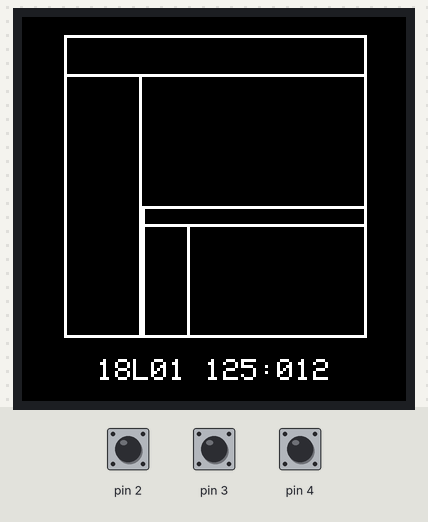
Recording of a sketch running on a simulated Arduino Uno, built with avr-gcc and run on an emulated ATmega328P. Shown: 128×128 colour display. Inputs (shaded band) come from the test bench; at power-on: pin 2 HIGH, pin 3 HIGH, pin 4 HIGH.

Above: at 1.05 s.
1.4 s: pin 2 pulled LOW for 0.15 s
At 1.98 s:
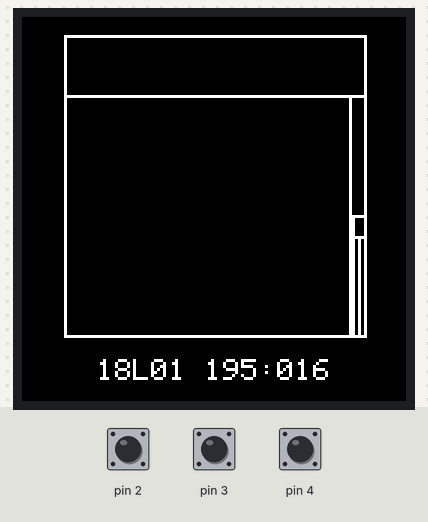
2.1 s: pin 3 pulled LOW for 0.15 s
2.8 s: pin 4 pulled LOW for 0.15 s
At 2.82 s:
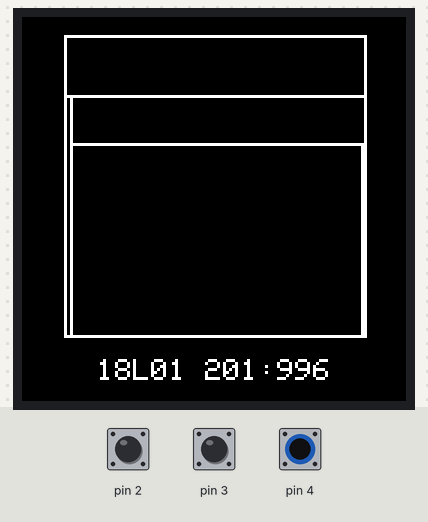
3.5 s: pin 2 pulled LOW for 1 s
At 3.96 s:
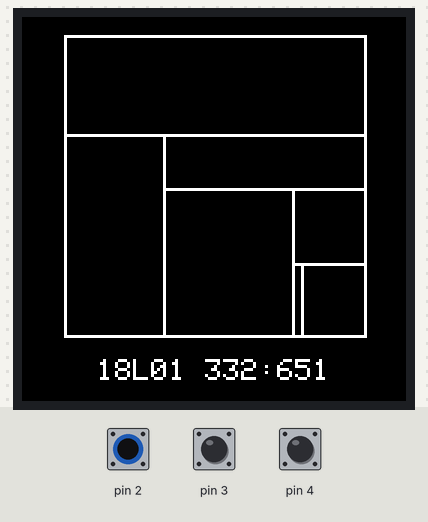
5.1 s: pin 3 pulled LOW for 1 s
At 5.19 s:
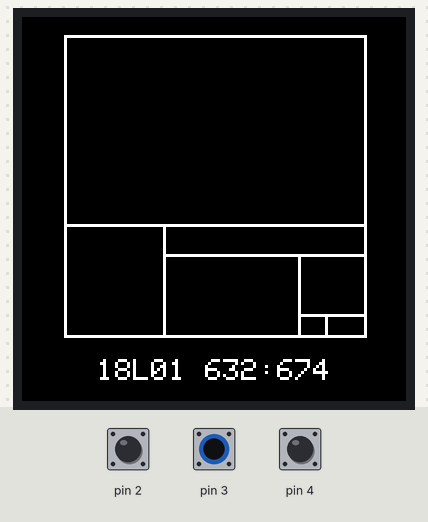
6.7 s: pin 4 pulled LOW for 1 s
At 7.16 s:
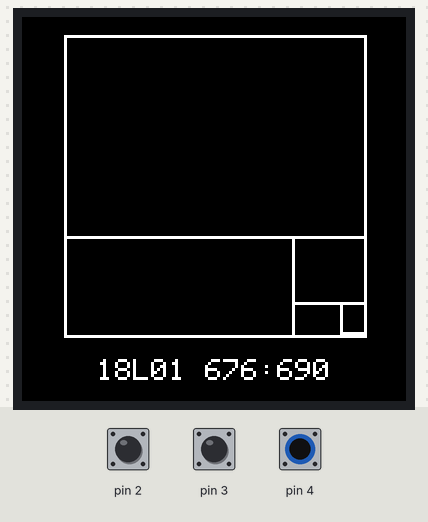

The sketch:

003-128x128-Clock.ino
```cpp
#include "Ardusamber.h"
#include "Bun.h"
#include "TimeLib.h"
#include "TFT_ILI9163C.h"

//#define DEBUG 0 // uncomment this line to enable debug mode (rgb lines)

#define BLACK             0x0000
#define WHITE             0xFFFF
#define BLUE              0x001F
#define NAVY              0x000F
#define GREEN             0x07E0
#define DARKGREEN         0x03E0
#define RED               0xF800
#define MAROON            0x7800

#ifndef DEBUG
#define COLOR_ONE_CUR     WHITE
#define COLOR_ONE_PREV    BLACK
#define COLOR_TWO_CUR     WHITE
#define COLOR_TWO_PREV    BLACK
#define COLOR_THREE_CUR   WHITE
#define COLOR_THREE_PREV  BLACK
#define COLOR_FOUR_CUR    WHITE
#define COLOR_FOUR_PREV   BLACK
#define COLOR_FIVE_CUR    WHITE
#define COLOR_FIVE_PREV   BLACK
#define COLOR_SIX_CUR     WHITE
#define COLOR_SIX_PREV    BLACK
#else
#define COLOR_ONE_CUR     BLUE
#define COLOR_ONE_PREV    NAVY
#define COLOR_TWO_CUR     GREEN
#define COLOR_TWO_PREV    DARKGREEN
#define COLOR_THREE_CUR   RED
#define COLOR_THREE_PREV  MAROON
#define COLOR_FOUR_CUR    BLUE
#define COLOR_FOUR_PREV   NAVY
#define COLOR_FIVE_CUR    GREEN
#define COLOR_FIVE_PREV   DARKGREEN
#define COLOR_SIX_CUR     RED
#define COLOR_SIX_PREV    MAROON
#endif

#define CLOCK_X           14
#define CLOCK_Y           6
#define CLOCK_SIZE        100
#define LINE_THICKNESS    1
#define TEXT_X            25
#define TEXT_MARGIN_Y     8

Ardusamber _dTime;
TFT_ILI9163C _tft = TFT_ILI9163C(10, 8, 9);
Bun _buttonBeatTwo(2);
Bun _buttonBeatThree(3);
Bun _buttonPulseOne(4);

bool _forceRedraw;
const int LINE_LENGTH = CLOCK_SIZE - LINE_THICKNESS;

float _onePerc;
float _twoPerc;
float _threePerc;
float _fourPerc;
float _fivePerc;
float _sixPerc;

// 0 xCur, 1 yCur, 2 lCur, 3 xPrev, 4 yPrev, 5 lPrev
int _one[6];
int _two[6];
int _three[6];
int _four[6];
int _five[6];
int _six[6];

void setup()
{
  setTime(3, 00, 00, 4, 6, 2018);

  _one[0] = LINE_THICKNESS; // xCur
  _one[1] = LINE_THICKNESS; // yCur
  _one[4] = LINE_THICKNESS; // yPrev

  _tft.begin();
  _tft.fillScreen(BLACK);
  _tft.setTextColor(WHITE,BLACK);
  _tft.setTextSize(1);

  // CONTAINER
  _tft.drawFastVLine(CLOCK_X, CLOCK_Y, CLOCK_SIZE, WHITE); // L
  _tft.drawFastHLine(CLOCK_X, CLOCK_Y, CLOCK_SIZE, WHITE); // T
  _tft.drawFastVLine(CLOCK_X + CLOCK_SIZE, CLOCK_Y, CLOCK_SIZE + 1, WHITE); // R
  _tft.drawFastHLine(CLOCK_X, CLOCK_Y + CLOCK_SIZE, CLOCK_SIZE, WHITE); // B
}

void loop()
{
  // 24h*60m*60s = 86400 total seconds per day
  // beat1  = 8640 s
  // beat2  =  864 s
  // beat3  =   86.4 s
  // pulse1 =    8.64 s
  // pulse2 =    0.864 s
  // pulse3 =    0.0864 s

  if(_buttonBeatTwo.isPressed())
  {
    adjustTime(864);
    refresh();
  }
  if(_buttonBeatThree.isPressed())
  {
    adjustTime(86.4);
    refresh();
  }
  if(_buttonPulseOne.isPressed())
  {
    adjustTime(8.64);
    refresh();
  }

  _dTime.update();

  drawClock(_dTime.getTime());

  // TEXT
  _tft.setCursor(TEXT_X, CLOCK_Y + CLOCK_SIZE + TEXT_MARGIN_Y);
  _tft.println(_dTime.getFormattedDate() + " " + _dTime.getFormattedTime());

  delay(1);
}

void drawClock(String dtime)
{
  // PERCENT
  _onePerc = (dtime.toInt() / 1000000.00);                // H
  _twoPerc = (dtime.substring(1,6).toInt() / 100000.00);  // V
  _threePerc = (dtime.substring(2,6).toInt() / 10000.00); // H
  _fourPerc = (dtime.substring(3,6).toInt() / 1000.00);   // V
  _fivePerc = (dtime.substring(4,6).toInt() / 100.00);    // H
  _sixPerc = (dtime.substring(5,6).toInt() / 10.00);      // V

  // CURRENT
  _one[1] = LINE_THICKNESS + (_onePerc * LINE_LENGTH);
  _two[0] = LINE_THICKNESS + (_twoPerc * LINE_LENGTH);
  _two[1] = LINE_THICKNESS * 2 + (_onePerc * LINE_LENGTH);
  _two[2] = LINE_LENGTH - (_onePerc * LINE_LENGTH);
  _three[0] = LINE_THICKNESS + _two[0];
  _three[1] = min(LINE_THICKNESS + _one[1] + (_threePerc * (LINE_LENGTH - _one[1])), LINE_LENGTH);
  _three[2] = LINE_LENGTH + LINE_THICKNESS - _three[0];
  _four[0] = min(LINE_THICKNESS + _two[0] + (_fourPerc * (LINE_LENGTH - _two[0])), LINE_LENGTH);
  _four[1] = LINE_THICKNESS + _three[1];
  _four[2] = LINE_LENGTH - _three[1];
  _five[0] = LINE_THICKNESS + _four[0];
  _five[1] = min(LINE_THICKNESS + _three[1] + (_fivePerc * (LINE_LENGTH - _three[1])), LINE_LENGTH);
  _five[2] = LINE_LENGTH - _four[0];
  _six[0] = min(LINE_THICKNESS + _four[0] + (_sixPerc * (LINE_LENGTH - _four[0])), LINE_LENGTH);
  _six[1] = LINE_THICKNESS + _five[1];
  _six[2] = LINE_LENGTH - _five[1];

  // ERASE
  if (_six[3] != _six[0]) // six's xPrev != xCur
  {
    _tft.drawFastVLine(CLOCK_X + _six[3], CLOCK_Y + _six[4], _six[5], COLOR_SIX_PREV);
  }
  if (_five[4] != _five[1]) // five's yPrev != yCur
  {
    _tft.drawFastHLine(CLOCK_X + _five[3], CLOCK_Y + _five[4], _five[5], COLOR_FIVE_PREV);
  }
  if (_four[3] != _four[0]) // four's xPrev != xCur
  {
    _tft.drawFastVLine(CLOCK_X + _four[3], CLOCK_Y + _four[4], _four[5], COLOR_FOUR_PREV);
  }
  if (_three[4] != _three[1]) // three's yPrev != yCur
  {
    _tft.drawFastHLine(CLOCK_X + _three[3], CLOCK_Y + _three[4], _three[5], COLOR_THREE_PREV);
  }
  if (_two[3] != _two[0]) // two's xPrev != xCur
  {
    _tft.drawFastVLine(CLOCK_X + _two[3], CLOCK_Y + _two[4], _two[5], COLOR_TWO_PREV);
  }
  if (_one[4] != _one[1]) // one's yPrev != yCur
  {
    _tft.drawFastHLine(CLOCK_X + _one[0], CLOCK_Y + _one[4], LINE_LENGTH, COLOR_ONE_PREV);
  }

  // DRAW
  if (_forceRedraw || _one[4] != _one[1])
  {
    _tft.drawFastHLine(CLOCK_X + _one[0], CLOCK_Y + _one[1], LINE_LENGTH, COLOR_ONE_CUR);
  }
  if (_forceRedraw || _two[3] != _two[0])
  {
    _tft.drawFastVLine(CLOCK_X + _two[0], CLOCK_Y + _two[1], _two[2], COLOR_TWO_CUR);
  }
  if (_forceRedraw || _three[4] != _three[1])
  {
    _tft.drawFastHLine(CLOCK_X + _three[0], CLOCK_Y + _three[1], _three[2], COLOR_THREE_CUR);
  }
  if (_forceRedraw || _four[3] != _four[0])
  {
    _tft.drawFastVLine(CLOCK_X + _four[0], CLOCK_Y + _four[1], _four[2], COLOR_FOUR_CUR);
  }
  if (_forceRedraw || _five[4] != _five[1])
  {
    _tft.drawFastHLine(CLOCK_X + _five[0], CLOCK_Y + _five[1], _five[2], COLOR_FIVE_CUR);
  }
  if (_forceRedraw || _six[3] != _six[0])
  {
    _tft.drawFastVLine(CLOCK_X + _six[0], CLOCK_Y + _six[1], _six[2], COLOR_SIX_CUR);
  }

  // PREVIOUS
  _one[4] = _one[1]; // yPrev = yCur
  _two[3] = _two[0]; // xPrev = xCur
  _two[4] = _two[1]; // yPrev = yCur
  _two[5] = _two[2]; // lPrev = lCur
  _three[3] = _three[0]; // xPrev = xCur
  _three[4] = _three[1]; // yPrev = yCur
  _three[5] = _three[2]; // lPrev = lCur
  _four[3] = _four[0]; // xPrev = xCur
  _four[4] = _four[1]; // yPrev = yCur
  _four[5] = _four[2]; // lPrev = lCur
  _five[3] = _five[0]; // xPrev = xCur
  _five[4] = _five[1]; // yPrev = yCur
  _five[5] = _five[2]; // lPrev = lCur
  _six[3] = _six[0]; // xPrev = xCur
  _six[4] = _six[1]; // yPrev = yCur
  _six[5] = _six[2]; // lPrev = lCur
  _forceRedraw = false;
}

void refresh()
{
  // HACK FIX due to line erasing issues currently happening with the clock rendering when time is adjusted faster than real time.
  // Symptom: beat/pulse lines' top/left most sections are often (not always) left un-erased.
  _tft.fillRect(CLOCK_X + LINE_THICKNESS, CLOCK_Y + LINE_THICKNESS, LINE_LENGTH, LINE_LENGTH, BLACK); // clock blanking to clear missed lines
  _forceRedraw = true; // force redraw of all lines since they are cleared above
}
```
